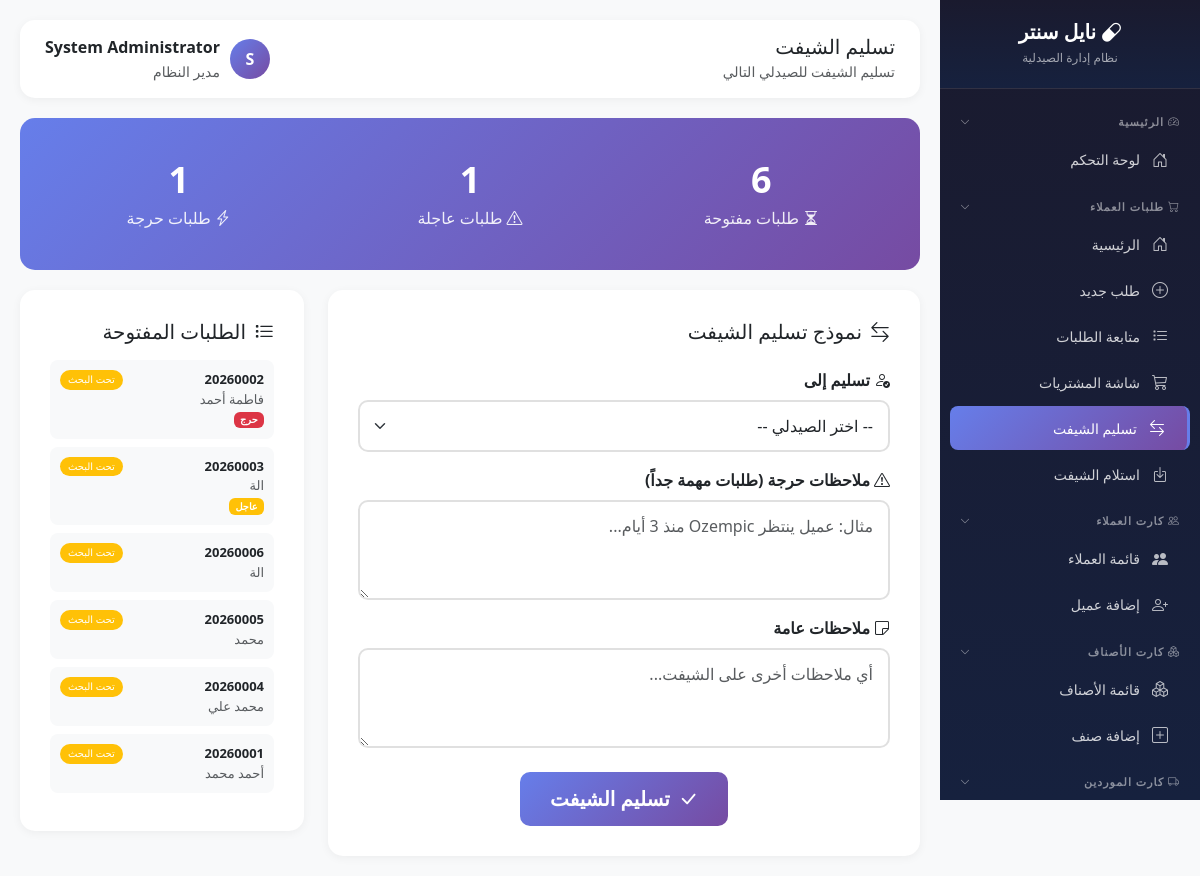
The app's page /modules/customer-requests/shift-handover.php (signed in), older data.
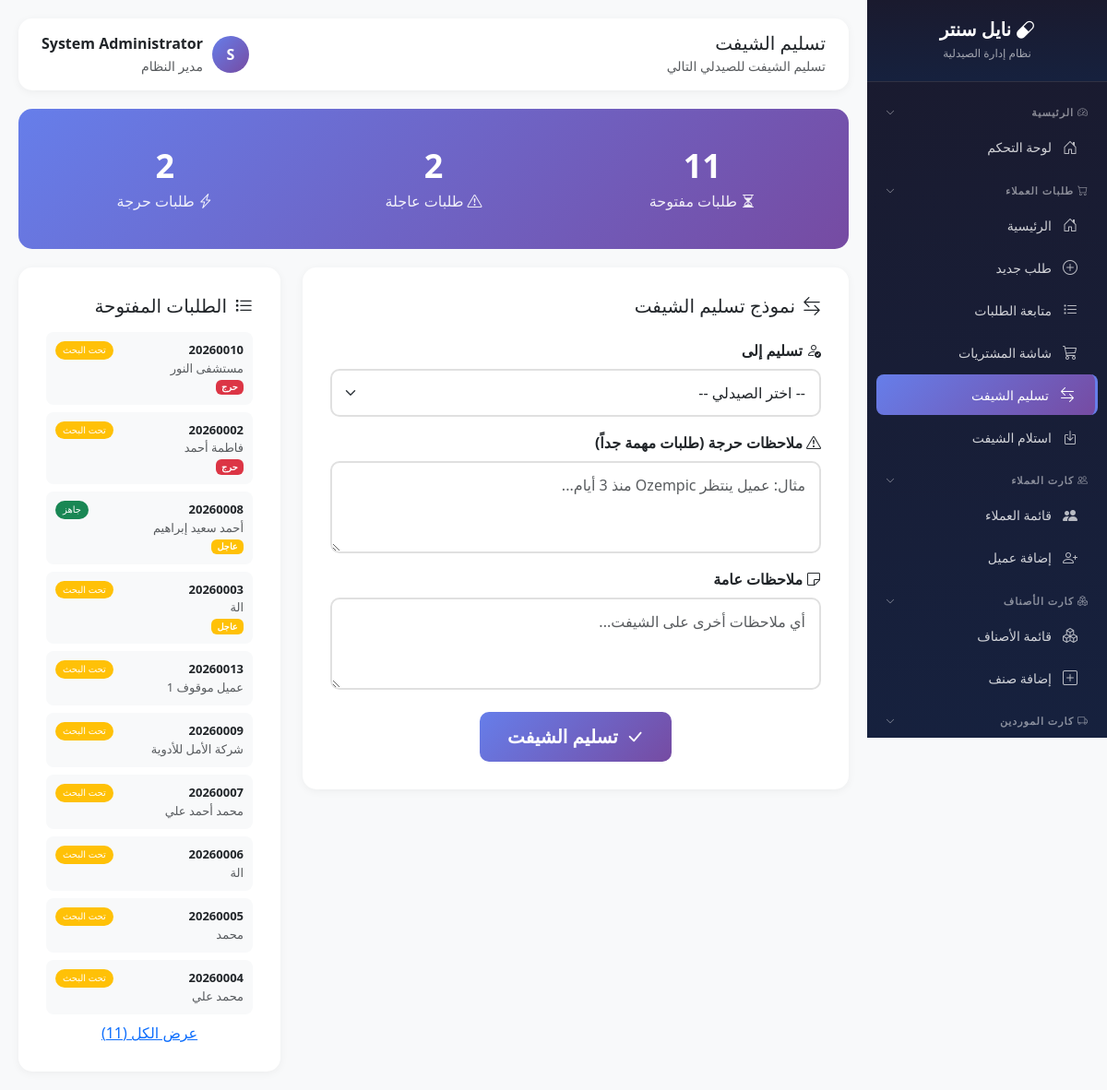
The same page, newer data.
### tables this page shows
CREATE TABLE `orders` (
  `id` int(11) NOT NULL,
  `order_number` varchar(20) NOT NULL,
  `customer_id` int(11) DEFAULT NULL,
  `customer_code` varchar(50) DEFAULT NULL,
  `customer_name` varchar(100) NOT NULL,
  `customer_phone` varchar(20) DEFAULT NULL,
  `customer_phone2` varchar(20) DEFAULT NULL,
  `customer_address` varchar(255) DEFAULT NULL,
  `branch_code` varchar(20) DEFAULT NULL,
  `order_date` datetime DEFAULT current_timestamp(),
  `priority` enum('normal','urgent','critical') DEFAULT 'normal',
  `status_id` int(11) DEFAULT 1,
  `total_items` int(11) DEFAULT 0,
  `notes` text DEFAULT NULL,
  `created_by` int(11) NOT NULL,
  `created_at` timestamp NOT NULL DEFAULT current_timestamp(),
  `updated_by` int(11) DEFAULT NULL,
  `updated_at` timestamp NULL DEFAULT NULL,
  `total_discount_type` enum('percentage','fixed') DEFAULT NULL,
  `total_discount_value` decimal(10,2) DEFAULT 0.00,
  `final_total` decimal(10,2) DEFAULT 0.00
);

CREATE TABLE `order_statuses` (
  `id` int(11) NOT NULL,
  `status_name` varchar(50) NOT NULL,
  `status_color` varchar(20) DEFAULT '#6c757d',
  `sort_order` int(11) DEFAULT 0,
  `is_default` tinyint(1) DEFAULT 0,
  `is_final` tinyint(1) DEFAULT 0,
  `is_active` tinyint(1) DEFAULT 1,
  `created_at` timestamp NOT NULL DEFAULT current_timestamp(),
  `updated_at` timestamp NOT NULL DEFAULT current_timestamp() ON UPDATE current_timestamp()
);

### modules/customer-requests/shift-handover.php (the view, shortened to what the changed rows need)
<?php
$db = getDB();
$stmt = $db->query("SELECT o.*, os.status_name, os.status_color, u.full_name as creator_name
    FROM orders o
    JOIN order_statuses os ON o.status_id = os.id
    JOIN users u ON o.created_by = u.id
    WHERE os.is_final = 0
    ORDER BY o.priority DESC, o.created_at DESC");
$open_orders_list = $stmt->fetchAll();
?>
<!DOCTYPE html>
<html lang="ar" dir="rtl">
<head>
    <link href="https://cdn.jsdelivr.net/npm/bootstrap@5.3.2/dist/css/bootstrap.rtl.min.css" rel="stylesheet">
    <link href="https://cdn.jsdelivr.net/npm/bootstrap-icons@1.11.1/font/bootstrap-icons.css" rel="stylesheet">
</head>
<body>
    <div class="main-content">
        <div class="summary-card">
            <div class="row">
                <div class="col-md-4">
                    <div class="summary-stat">
                        <h3><?= count($open_orders_list) ?></h3>
                        <p><i class="bi bi-hourglass-split me-1"></i>طلبات مفتوحة</p>
                    </div>
                </div>
                <div class="col-md-4">
                    <div class="summary-stat">
                        <h3><?= count(array_filter($open_orders_list, fn($o) => $o['priority'] === 'urgent')) ?></h3>
                        <p><i class="bi bi-exclamation-triangle me-1"></i>طلبات عاجلة</p>
                    </div>
                </div>
                <div class="col-md-4">
                    <div class="summary-stat">
                        <h3><?= count(array_filter($open_orders_list, fn($o) => $o['priority'] === 'critical')) ?></h3>
                        <p><i class="bi bi-lightning-charge me-1"></i>طلبات حرجة</p>
                    </div>
                </div>
            </div>
        </div>
        <div class="row">
            <div class="col-lg-4">
                <div class="content-card">
                    <?php foreach (array_slice($open_orders_list, 0, 10) as $order): ?>
                    <div class="order-mini">
                        <div class="d-flex justify-content-between">
                            <strong><?= $order['order_number'] ?></strong>
                            <span class="status-badge-mini" style="background: <?= $order['status_color'] ?>"><?= $order['status_name'] ?></span>
                        </div>
                        <div class="text-muted"><?= $order['customer_name'] ?></div>
                        <?php if ($order['priority'] !== 'normal'): ?>
                        <span class="badge bg-<?= $order['priority'] === 'urgent' ? 'warning' : 'danger' ?>">
                            <?= $order['priority'] === 'urgent' ? 'عاجل' : 'حرج' ?>
                        </span>
                        <?php endif; ?>
                    </div>
                    <?php endforeach; ?>
                    <?php if (count($open_orders_list) > 10): ?>
                    <div class="text-center mt-2">
                        <a href="orders.php" class="text-primary">عرض الكل (<?= count($open_orders_list) ?>)</a>
                    </div>
                    <?php endif; ?>
                </div>
            </div>
        </div>
    </div>
</body>
</html>

Row changes from the older to the newer data that the page shows:
no longer on this page (row unchanged): orders: order_number "20260001", status.status_name "تحت البحث", customer_name "أحمد محمد"
added orders: order_number "20260010", status.status_name "تحت البحث", customer_name "مستشفى النور", priority "حرج"
added orders: order_number "20260008", status.status_name "جاهز", customer_name "أحمد سعيد إبراهيم", priority "عاجل"
added orders: order_number "20260013", status.status_name "تحت البحث", customer_name "عميل موقوف 1"
added orders: order_number "20260009", status.status_name "تحت البحث", customer_name "شركة الأمل للأدوية"
added orders: order_number "20260007", status.status_name "تحت البحث", customer_name "محمد أحمد علي"
Text that changed along with them:
count($open_orders_list): "6" → "11"
count($open_orders_list): (not shown) → "11"
text no longer shown: "1 1"
text now shown: "2 2 عرض الكل ( )"
